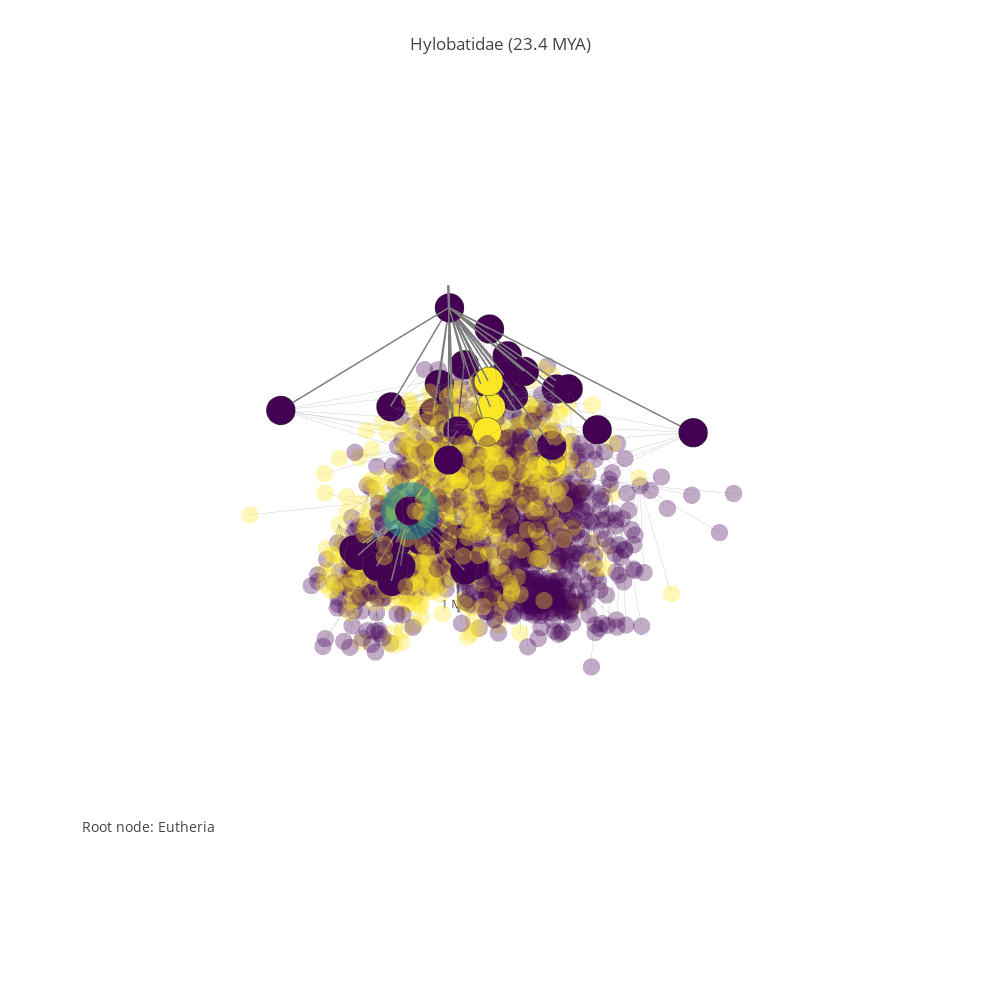

Notebook code for this chart:
### Code cell
#pgp.plot_data
#pgp.render_plot()
#pgp.render_plot(publish=True, filename="Mammals")
focus_node = 16300
pgp.refocus(focus_node)

### Figure 1 — Plotly figure (JSON) as saved in the notebook; plotly's stock layout.template omitted (floating-point values rounded to 4 significant figures; data arrays with more than 128 entries replaced by an {"elided": "..."} marker saying what was removed)
{"data": [{"hoverinfo": "none", "line": {"color": "rgb(125,125,125)", "width": 5}, "mode": "lines", "type": "scatter3d", "uid": "82b785ca-e5e1-11e8-a745-f45c89a09993", "x": [-0.3893, -0.3893, null], "y": [-0.6243, -0.6243, null], "z": [5.338, 0.8307, null]}, {"mode": "text", "text": ["1 MYA", "5 MYA", "20 MYA", "50 MYA", "150 MYA"], "type": "scatter3d", "uid": "82b9608c-e5e1-11e8-b4cf-f45c89a09993", "x": [-0.3893, -0.3893, -0.3893], "y": [-0.6243, -0.6243, -0.6243], "z": [0.6931, 1.792, 3.045, 3.932, 5.017]}, {"hoverinfo": "none", "line": {"color": "rgb(125,125,125)", "width": 1}, "mode": "lines", "opacity": 0.33, "type": "scatter3d", "uid": "82b9649c-e5e1-11e8-a4f7-f45c89a09993", "x": {"elided": "4764 float values"}, "y": {"elided": "4764 float values"}, "z": {"elided": "4764 float values"}}, {"hoverinfo": "text", "marker": {"color": {"elided": "1588 int values"}, "colorscale": "Viridis", "opacity": 0.33, "size": 6, "symbol": "circle"}, "mode": "markers", "name": "actors", "text": {"elided": "1588 str values"}, "textfont": {"color": "#ff7f0e", "family": "sans serif", "size": 18}, "type": "scatter3d", "uid": "82b967b6-e5e1-11e8-baeb-f45c89a09993", "x": {"elided": "1588 float values"}, "y": {"elided": "1588 float values"}, "z": {"elided": "1588 float values"}}, {"hoverinfo": "none", "line": {"color": "rgb(125,125,125)", "width": 3}, "mode": "lines", "opacity": 1, "type": "scatter3d", "uid": "82b969a6-e5e1-11e8-ae2f-f45c89a09993", "x": [-0.3893, -0.3893, null, -1.549, -0.3893, null, 0.7243, -0.3893, null, -0.7425, -0.3893, null, -0.8918, -0.3893, null, 0.2452, -0.3893, null, -0.9101, -0.3893, null, -1.021, -0.3893, null, -0.1026, -1.021, null, 0.6562, -0.1026, null, 0.8855, 0.6562, null, 1.053, 0.6562, null, 1.033, 0.6562, null, 1.086, 0.6562, null, 0.02329, 0.6562, null, 0.061, 0.6562, null, 0.08368, 0.6562, null, 0.3915, 0.6562, null, 0.2168, 0.6562, null, 0.2614, 0.6562, null, 0.3704, 0.6562, null, 0.5994, 0.6562, null, 0.3014, 0.6562, null, 1.024, 0.6562, null, 0.8422, 0.6562, null, -0.2354, -0.3893, null, -0.4828, -0.3893, null, 1.497, -0.3893, null, -0.653, -0.3893, null, -0.3594, -0.3893, null, -0.7319, -0.3893, null, -0.4342, -0.3893, null, -0.6527, -0.3893, null, -1.259, -0.3893, null, -0.8683, -0.3893, null, -1.32, -0.3893, null, -1.015, -0.3893, null, -1.007, -0.3893, null, -0.8261, -0.3893, null, -0.1042, -0.3893, null, -0.7687, -0.3893, null], "y": [-0.6243, -0.6243, null, 1.811, -0.6243, null, 0.5352, -0.6243, null, 1.183, -0.6243, null, -0.5999, -0.6243, null, -0.93, -0.6243, null, 0.6251, -0.6243, null, -1.096, -0.6243, null, -0.2314, -1.096, null, -0.2062, -0.2314, null, -0.7725, -0.2062, null, -0.6758, -0.2062, null, -0.3727, -0.2062, null, -0.05675, -0.2062, null, -0.735, -0.2062, null, -0.1293, -0.2062, null, -0.788, -0.2062, null, 0.3612, -0.2062, null, 0.0799, -0.2062, null, 0.3724, -0.2062, null, -0.4003, -0.2062, null, -0.5503, -0.2062, null, -0.3034, -0.2062, null, -0.7964, -0.2062, null, -0.1891, -0.2062, null, -0.7712, -0.6243, null, -0.9435, -0.6243, null, -1.132, -0.6243, null, -0.06296, -0.6243, null, 0.02205, -0.6243, null, 0.5801, -0.6243, null, -0.08617, -0.6243, null, -0.2917, -0.6243, null, -0.6419, -0.6243, null, 0.02406, -0.6243, null, 0.09994, -0.6243, null, -0.5636, -0.6243, null, -0.3728, -0.6243, null, 0.5013, -0.6243, null, 0.2212, -0.6243, null, -0.03793, -0.6243, null], "z": [5.088, 5.088, null, 4.094, 5.088, null, 4.205, 5.088, null, 4.205, 5.088, null, 4.025, 5.088, null, 4.025, 5.088, null, 4.401, 5.088, null, 4.025, 5.088, null, 3.867, 4.025, null, 3.195, 3.867, null, 2.542, 3.195, null, 2.542, 3.195, null, 2.542, 3.195, null, 2.542, 3.195, null, 2.542, 3.195, null, 2.542, 3.195, null, 2.542, 3.195, null, 2.542, 3.195, null, 2.542, 3.195, null, 2.542, 3.195, null, 2.542, 3.195, null, 2.542, 3.195, null, 2.542, 3.195, null, 2.542, 3.195, null, 2.542, 3.195, null, 3.829, 5.088, null, 4.025, 5.088, null, 4.401, 5.088, null, 4.401, 5.088, null, 4.159, 5.088, null, 3.761, 5.088, null, 4.401, 5.088, null, 4.868, 5.088, null, 3.989, 5.088, null, 4.401, 5.088, null, 4.043, 5.088, null, 4.025, 5.088, null, 4.401, 5.088, null, 3.434, 5.088, null, 4.043, 5.088, null, 4.111, 5.088, null]}, {"hoverinfo": "text", "marker": {"color": [0, 0, 0, 0, 0, 0, 0, 0, 0, 0, 0, 0, 0, 0, 0, 0, 0, 0, 0, 0, 0, 0, 0, 0, 0, 0, 0, 0, 0, 2, 0, 2, 0, 0, 0, 0, 0, 0, 2, 2, 0, 0, 2], "colorscale": "Viridis", "line": {"color": "rgb(50,50,50)", "width": 0.5}, "size": 10, "symbol": "circle"}, "mode": "markers", "name": "actors", "text": ["<a href=\"https://en.wikipedia.org/wiki/Eutheria\">Eutheria -- 15997 (161.0 MYA)</a>", "<a href=\"https://en.wikipedia.org/wiki/Edentata\">Edentata -- 15953 (59.0 MYA)</a>", "<a href=\"https://en.wikipedia.org/wiki/Pholidota\">Pholidota -- 15954 (66.0 MYA)</a>", "<a href=\"https://en.wikipedia.org/wiki/Glires\">Glires -- 15957 (66.0 MYA)</a>", "<a href=\"https://en.wikipedia.org/wiki/Lagomorpha\">Lagomorpha -- 15958 (55.0 MYA)</a>", "<a href=\"https://en.wikipedia.org/wiki/Rodentia\">Rodentia -- 15959 (55.0 MYA)</a>", "<a href=\"https://en.wikipedia.org/wiki/Macroscelididae\">Macroscelididae -- 15960 (80.5 MYA)</a>", "<a href=\"https://en.wikipedia.org/wiki/Primates\">Primates -- 15963 (55.0 MYA)</a>", "<a href=\"https://en.wikipedia.org/wiki/Catarrhini\">Catarrhini -- 16293 (46.8 MYA)</a>", "<a href=\"https://en.wikipedia.org/wiki/Hylobatidae\">Hylobatidae -- 16300 (23.4 MYA)</a>", "<a href=\"https://en.wikipedia.org/wiki/Hylobates\">Hylobates -- 16429 (11.7 MYA)</a>", "<a href=\"https://en.wikipedia.org/wiki/Hylobates agilis\">Hylobates agilis -- 16433 (11.7 MYA)</a>", "<a href=\"https://en.wikipedia.org/wiki/Hylobates lar\">Hylobates lar -- 16434 (11.7 MYA)</a>", "<a href=\"https://en.wikipedia.org/wiki/Hylobates muelleri\">Hylobates muelleri -- 16435 (11.7 MYA)</a>", "<a href=\"https://en.wikipedia.org/wiki/Hylobates moloch\">Hylobates moloch -- 16436 (11.7 MYA)</a>", "<a href=\"https://en.wikipedia.org/wiki/Hylobates pileatus\">Hylobates pileatus -- 16437 (11.7 MYA)</a>", "<a href=\"https://en.wikipedia.org/wiki/Hylobates klossii\">Hylobates klossii -- 16438 (11.7 MYA)</a>", "<a href=\"https://en.wikipedia.org/wiki/Bunopithecus hoolock\">Bunopithecus hoolock -- 16439 (11.7 MYA)</a>", "<a href=\"https://en.wikipedia.org/wiki/Symphalangus syndactylus\">Symphalangus syndactylus -- 16440 (11.7 MYA)</a>", "<a href=\"https://en.wikipedia.org/wiki/Nomascus\">Nomascus -- 112088 (11.7 MYA)</a>", "<a href=\"https://en.wikipedia.org/wiki/Nomascus gabriellae\">Nomascus gabriellae -- 112090 (11.7 MYA)</a>", "<a href=\"https://en.wikipedia.org/wiki/Nomascus hainanus\">Nomascus hainanus -- 112091 (11.7 MYA)</a>", "<a href=\"https://en.wikipedia.org/wiki/Nomascus leucogenys\">Nomascus leucogenys -- 112092 (11.7 MYA)</a>", "<a href=\"https://en.wikipedia.org/wiki/Nomascus siki\">Nomascus siki -- 112093 (11.7 MYA)</a>", "<a href=\"https://en.wikipedia.org/wiki/Nomascus concolor\">Nomascus concolor -- 16441 (11.7 MYA)</a>", "<a href=\"https://en.wikipedia.org/wiki/Scandentia\">Scandentia -- 15964 (45.0 MYA)</a>", "<a href=\"https://en.wikipedia.org/wiki/Chiroptera\">Chiroptera -- 15966 (55.0 MYA)</a>", "<a href=\"https://en.wikipedia.org/wiki/Dermoptera\">Dermoptera -- 15967 (80.5 MYA)</a>", "<a href=\"https://en.wikipedia.org/wiki/Insectivora\">Insectivora -- 15968 (80.5 MYA)</a>", "<a href=\"https://en.wikipedia.org/wiki/Creodonta\">Creodonta -- 15970 (63.0 MYA)</a>", "<a href=\"https://en.wikipedia.org/wiki/Carnivora\">Carnivora -- 15971 (42.0 MYA)</a>", "<a href=\"https://en.wikipedia.org/wiki/Condylarthra\">Condylarthra -- 15973 (80.5 MYA)</a>", "<a href=\"https://en.wikipedia.org/wiki/Artiodactyla\">Artiodactyla -- 15976 (129.0 MYA)</a>", "<a href=\"https://en.wikipedia.org/wiki/Cetacea\">Cetacea -- 15977 (53.0 MYA)</a>", "<a href=\"https://en.wikipedia.org/wiki/Tubulidentata\">Tubulidentata -- 15978 (80.5 MYA)</a>", "<a href=\"https://en.wikipedia.org/wiki/Perissodactyla\">Perissodactyla -- 15980 (56.0 MYA)</a>", "<a href=\"https://en.wikipedia.org/wiki/Hyracoidea\">Hyracoidea -- 15982 (55.0 MYA)</a>", "<a href=\"https://en.wikipedia.org/wiki/Sirenia\">Sirenia -- 15984 (80.5 MYA)</a>", "<a href=\"https://en.wikipedia.org/wiki/Desmostylia\">Desmostylia -- 15985 (30.0 MYA)</a>", "<a href=\"https://en.wikipedia.org/wiki/Embrythopoda\">Embrythopoda -- 15986 (56.0 MYA)</a>", "<a href=\"https://en.wikipedia.org/wiki/Proboscidea\">Proboscidea -- 15987 (60.0 MYA)</a>"], "type": "scatter3d", "uid": "82b96b38-e5e1-11e8-8223-f45c89a09993", "x": [-0.3893, -1.549, 0.7243, -0.7425, -0.8918, 0.2452, -0.9101, -1.021, -0.1026, 0.6562, 0.8855, 1.053, 1.033, 1.086, 0.02329, 0.061, 0.08368, 0.3915, 0.2168, 0.2614, 0.3704, 0.5994, 0.3014, 1.024, 0.8422, -0.2354, -0.4828, 1.497, -0.653, -0.3594, -0.7319, -0.4342, -0.6527, -1.259, -0.8683, -1.32, -1.015, -1.007, -0.8261, -0.1042, -0.7687], "y": [-0.6243, 1.811, 0.5352, 1.183, -0.5999, -0.93, 0.6251, -1.096, -0.2314, -0.2062, -0.7725, -0.6758, -0.3727, -0.05675, -0.735, -0.1293, -0.788, 0.3612, 0.0799, 0.3724, -0.4003, -0.5503, -0.3034, -0.7964, -0.1891, -0.7712, -0.9435, -1.132, -0.06296, 0.02205, 0.5801, -0.08617, -0.2917, -0.6419, 0.02406, 0.09994, -0.5636, -0.3728, 0.5013, 0.2212, -0.03793], "z": [5.088, 4.094, 4.205, 4.205, 4.025, 4.025, 4.401, 4.025, 3.867, 3.195, 2.542, 2.542, 2.542, 2.542, 2.542, 2.542, 2.542, 2.542, 2.542, 2.542, 2.542, 2.542, 2.542, 2.542, 2.542, 3.829, 4.025, 4.401, 4.401, 4.159, 3.761, 4.401, 4.868, 3.989, 4.401, 4.043, 4.025, 4.401, 3.434, 4.043, 4.111]}, {"hoverinfo": "text", "marker": {"color": [1], "colorscale": "Viridis", "opacity": 0.6, "size": 20, "symbol": "circle"}, "mode": "markers", "name": "actors", "text": ["<a href=\"https://en.wikipedia.org/wiki/Eutheria\">Eutheria -- 15997 (161.0 MYA)</a>", "<a href=\"https://en.wikipedia.org/wiki/Edentata\">Edentata -- 15953 (59.0 MYA)</a>", "<a href=\"https://en.wikipedia.org/wiki/Pholidota\">Pholidota -- 15954 (66.0 MYA)</a>", "<a href=\"https://en.wikipedia.org/wiki/Glires\">Glires -- 15957 (66.0 MYA)</a>", "<a href=\"https://en.wikipedia.org/wiki/Lagomorpha\">Lagomorpha -- 15958 (55.0 MYA)</a>", "<a href=\"https://en.wikipedia.org/wiki/Rodentia\">Rodentia -- 15959 (55.0 MYA)</a>", "<a href=\"https://en.wikipedia.org/wiki/Macroscelididae\">Macroscelididae -- 15960 (80.5 MYA)</a>", "<a href=\"https://en.wikipedia.org/wiki/Primates\">Primates -- 15963 (55.0 MYA)</a>", "<a href=\"https://en.wikipedia.org/wiki/Catarrhini\">Catarrhini -- 16293 (46.8 MYA)</a>", "<a href=\"https://en.wikipedia.org/wiki/Hylobatidae\">Hylobatidae -- 16300 (23.4 MYA)</a>", "<a href=\"https://en.wikipedia.org/wiki/Hylobates\">Hylobates -- 16429 (11.7 MYA)</a>", "<a href=\"https://en.wikipedia.org/wiki/Hylobates agilis\">Hylobates agilis -- 16433 (11.7 MYA)</a>", "<a href=\"https://en.wikipedia.org/wiki/Hylobates lar\">Hylobates lar -- 16434 (11.7 MYA)</a>", "<a href=\"https://en.wikipedia.org/wiki/Hylobates muelleri\">Hylobates muelleri -- 16435 (11.7 MYA)</a>", "<a href=\"https://en.wikipedia.org/wiki/Hylobates moloch\">Hylobates moloch -- 16436 (11.7 MYA)</a>", "<a href=\"https://en.wikipedia.org/wiki/Hylobates pileatus\">Hylobates pileatus -- 16437 (11.7 MYA)</a>", "<a href=\"https://en.wikipedia.org/wiki/Hylobates klossii\">Hylobates klossii -- 16438 (11.7 MYA)</a>", "<a href=\"https://en.wikipedia.org/wiki/Bunopithecus hoolock\">Bunopithecus hoolock -- 16439 (11.7 MYA)</a>", "<a href=\"https://en.wikipedia.org/wiki/Symphalangus syndactylus\">Symphalangus syndactylus -- 16440 (11.7 MYA)</a>", "<a href=\"https://en.wikipedia.org/wiki/Nomascus\">Nomascus -- 112088 (11.7 MYA)</a>", "<a href=\"https://en.wikipedia.org/wiki/Nomascus gabriellae\">Nomascus gabriellae -- 112090 (11.7 MYA)</a>", "<a href=\"https://en.wikipedia.org/wiki/Nomascus hainanus\">Nomascus hainanus -- 112091 (11.7 MYA)</a>", "<a href=\"https://en.wikipedia.org/wiki/Nomascus leucogenys\">Nomascus leucogenys -- 112092 (11.7 MYA)</a>", "<a href=\"https://en.wikipedia.org/wiki/Nomascus siki\">Nomascus siki -- 112093 (11.7 MYA)</a>", "<a href=\"https://en.wikipedia.org/wiki/Nomascus concolor\">Nomascus concolor -- 16441 (11.7 MYA)</a>", "<a href=\"https://en.wikipedia.org/wiki/Scandentia\">Scandentia -- 15964 (45.0 MYA)</a>", "<a href=\"https://en.wikipedia.org/wiki/Chiroptera\">Chiroptera -- 15966 (55.0 MYA)</a>", "<a href=\"https://en.wikipedia.org/wiki/Dermoptera\">Dermoptera -- 15967 (80.5 MYA)</a>", "<a href=\"https://en.wikipedia.org/wiki/Insectivora\">Insectivora -- 15968 (80.5 MYA)</a>", "<a href=\"https://en.wikipedia.org/wiki/Creodonta\">Creodonta -- 15970 (63.0 MYA)</a>", "<a href=\"https://en.wikipedia.org/wiki/Carnivora\">Carnivora -- 15971 (42.0 MYA)</a>", "<a href=\"https://en.wikipedia.org/wiki/Condylarthra\">Condylarthra -- 15973 (80.5 MYA)</a>", "<a href=\"https://en.wikipedia.org/wiki/Artiodactyla\">Artiodactyla -- 15976 (129.0 MYA)</a>", "<a href=\"https://en.wikipedia.org/wiki/Cetacea\">Cetacea -- 15977 (53.0 MYA)</a>", "<a href=\"https://en.wikipedia.org/wiki/Tubulidentata\">Tubulidentata -- 15978 (80.5 MYA)</a>", "<a href=\"https://en.wikipedia.org/wiki/Perissodactyla\">Perissodactyla -- 15980 (56.0 MYA)</a>", "<a href=\"https://en.wikipedia.org/wiki/Hyracoidea\">Hyracoidea -- 15982 (55.0 MYA)</a>", "<a href=\"https://en.wikipedia.org/wiki/Sirenia\">Sirenia -- 15984 (80.5 MYA)</a>", "<a href=\"https://en.wikipedia.org/wiki/Desmostylia\">Desmostylia -- 15985 (30.0 MYA)</a>", "<a href=\"https://en.wikipedia.org/wiki/Embrythopoda\">Embrythopoda -- 15986 (56.0 MYA)</a>", "<a href=\"https://en.wikipedia.org/wiki/Proboscidea\">Proboscidea -- 15987 (60.0 MYA)</a>"], "type": "scatter3d", "uid": "82b96cfa-e5e1-11e8-b403-f45c89a09993", "x": [0.6562], "y": [-0.2062], "z": [3.195]}], "layout": {"annotations": [{"font": {"size": 14}, "showarrow": false, "text": "Root node: Eutheria", "x": 0, "xanchor": "left", "xref": "paper", "y": 0.1, "yanchor": "bottom", "yref": "paper"}], "height": 1000, "hovermode": "closest", "margin": {"t": 100}, "scene": {"xaxis": {"showbackground": false, "showgrid": false, "showline": false, "showticklabels": false, "title": "", "zeroline": false}, "yaxis": {"showbackground": false, "showgrid": false, "showline": false, "showticklabels": false, "title": "", "zeroline": false}, "zaxis": {"showbackground": false, "showgrid": false, "showline": false, "showticklabels": false, "title": "", "zeroline": false}}, "showlegend": false, "title": "<a href=\"https://en.wikipedia.org/wiki/Hylobatidae\">Hylobatidae</a> (23.4 MYA)", "width": 1000}}
